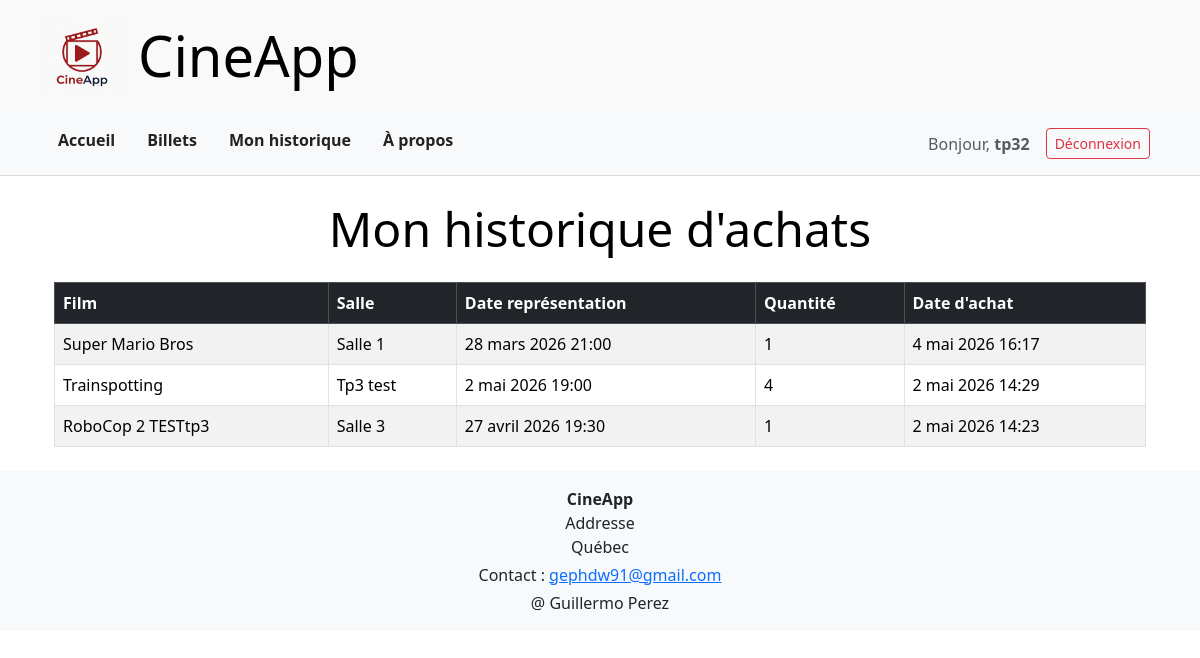
The app's page /historique/ (signed in) with its own data.
### cinema/models.py (models this page shows, shortened)
class Billet(models.Model):
    idRepresentation = models.ForeignKey(Representation, on_delete=models.CASCADE)
    quantite = models.PositiveIntegerField(validators=[MinValueValidator(1)])
    dateAchat = models.DateTimeField(auto_now_add=True)
    user = models.ForeignKey(
        "auth.User", on_delete=models.CASCADE, null=True, blank=True  # null=True
    )

class Representation(models.Model):
    idSalle = models.ForeignKey(Salle, on_delete=models.CASCADE)
    idFilm = models.ForeignKey(Films, on_delete=models.CASCADE)
    dateHeure = models.DateTimeField()
    technologie = models.ForeignKey(
        Technologie, on_delete=models.PROTECT, null=True
    )  # S'on delete une tech --> djang throws error... si je mettre null not true Django me throw erreur de migration

class Films(models.Model):
    Categories = [
        ("enfants", "Enfants"),
        ("famille", "Famille"),
        ("sci-fi", "sci-fi"),
        ("action", "Action"),
        ("horreur", "Horreur"),
        ("comedie", "Comédie"),
        ("adultes", "Adultes"),
    ]
    titre = models.CharField(max_length=50)
    duree = models.PositiveIntegerField(default=120, help_text="Durée en minutes")
    description = models.TextField()
    categorie = models.CharField(max_length=50, choices=Categories)
    img = models.URLField(max_length=200, blank=True)
    technologies = models.ManyToManyField(Technologie)

class Salle(models.Model):
    noSalle = models.CharField(max_length=50)
    capacite = models.PositiveIntegerField(
        default=250, validators=[MinValueValidator(1), MaxValueValidator(250)]
    )
    technologies = models.ManyToManyField(Technologie)

### cinema/views.py (the view)
# urls.py: path("historique/", views.HistoriqueView.as_view(), name="historique"),
class HistoriqueView(LoginRequiredMixin, ListView):
    model = Billet
    template_name = "billets/historique.html"
    context_object_name = "billets"
    def get_queryset(self):
        return Billet.objects.filter(user=self.request.user).order_by("-dateAchat")

### monCinema/templates/billets/historique.html (shortened to what this page needs)
{% extends 'maitre.html' %}
{% block titrepage %}Mon historique d'achats{% endblock %}
{% block contenu %}
<div class="container mt-4">
    {% if billets %}
    <table class="table table-striped table-bordered">
        <thead class="table-dark">
            <tr>
                <th>Film</th>
                <th>Salle</th>
                <th>Date représentation</th>
                <th>Quantité</th>
                <th>Date d'achat</th>
            </tr>
        </thead>
        <tbody>
            {% for billet in billets %}
            <tr>
                <td>{{ billet.idRepresentation.idFilm.titre }}</td>
                <td>{{ billet.idRepresentation.idSalle.noSalle }}</td>
                <td>{{ billet.idRepresentation.dateHeure }}</td>
                <td>{{ billet.quantite }}</td>
                <td>{{ billet.dateAchat }}</td>
            </tr>
            {% endfor %}
        </tbody>
    </table>
    {% else %}
    <p>Vous n'avez pas encore acheté de billets.</p>
    {% endif %}
</div>
{% endblock %}

### monCinema/templates/menu.html (shortened to what this page needs)
  <nav class="bg-light py-3 main-nav">
    <div class="container d-flex justify-content-between">
      <div class="d-flex">
        <a href="{% url 'accueil' %}" class="mx-3 nav-link-custom">Accueil</a>
        <a href="{% url 'billets' %}" class="mx-3 nav-link-custom">Billets</a>
        {% if user.is_authenticated and not user.is_staff %}
          <a href="{% url 'historique' %}" class="mx-3 nav-link-custom">Mon historique</a>
        {% endif %}
        <a href="{% url 'apropos' %}" class="mx-3 nav-link-custom">À propos</a>
      </div>
      <div class="d-flex align-items-center">
        {% if user.is_authenticated %}
          <span class="mx-2 text-muted">Bonjour, <strong>{{ user.username }}</strong></span>
          <form method="post" action="{% url 'logout' %}" class="d-inline m-0">
            <button type="submit" class="btn btn-outline-danger btn-sm mx-2">Déconnexion</button>
          </form>
        {% else %}
          <a href="{% url 'login' %}" class="btn btn-outline-primary btn-sm mx-2">Connexion</a>
          <a href="{% url 'register' %}" class="btn btn-primary btn-sm mx-2">S'inscrire</a>
        {% endif %}
      </div>
    </div>
  </nav>

### monCinema/static/css/styles.css (style rules this page uses)
:root { --color-wh: #ffffff; --color-bl: #000000; --color-dark: #222; --color-border-lt: #dcdcdc; --color-border-med: #bbb; --color-border-img: #ddd; --color-bg-lt: #f9f9f9; --color-bg-blu: #0909e8; --color-shadow: rgba(0, 0, 0, 0.05); --padding-base: 16px; }
.main-nav { border-bottom: 1px solid var(--color-border-lt); }
.nav-link-custom { color: var(--color-dark); text-decoration: none; font-weight: 600; position: relative; padding-bottom: 4px; transition: color 0.25s ease, transform 0.25s ease; }

### records on screen
Billet: idRepresentation.idFilm.titre "Super Mario Bros", idRepresentation.idSalle.noSalle "Salle 1", idRepresentation.dateHeure "28 mars 2026 21:00", quantite "1", dateAchat "4 mai 2026 16:17"
Billet: idRepresentation.idFilm.titre "Trainspotting", idRepresentation.idSalle.noSalle "Tp3 test", idRepresentation.dateHeure "2 mai 2026 19:00", quantite "4", dateAchat "2 mai 2026 14:29"
Billet: idRepresentation.idFilm.titre "RoboCop 2 TESTtp3", idRepresentation.idSalle.noSalle "Salle 3", idRepresentation.dateHeure "27 avril 2026 19:30", quantite "1", dateAchat "2 mai 2026 14:23"

### other values on screen
{{ user.username }} "tp32"
